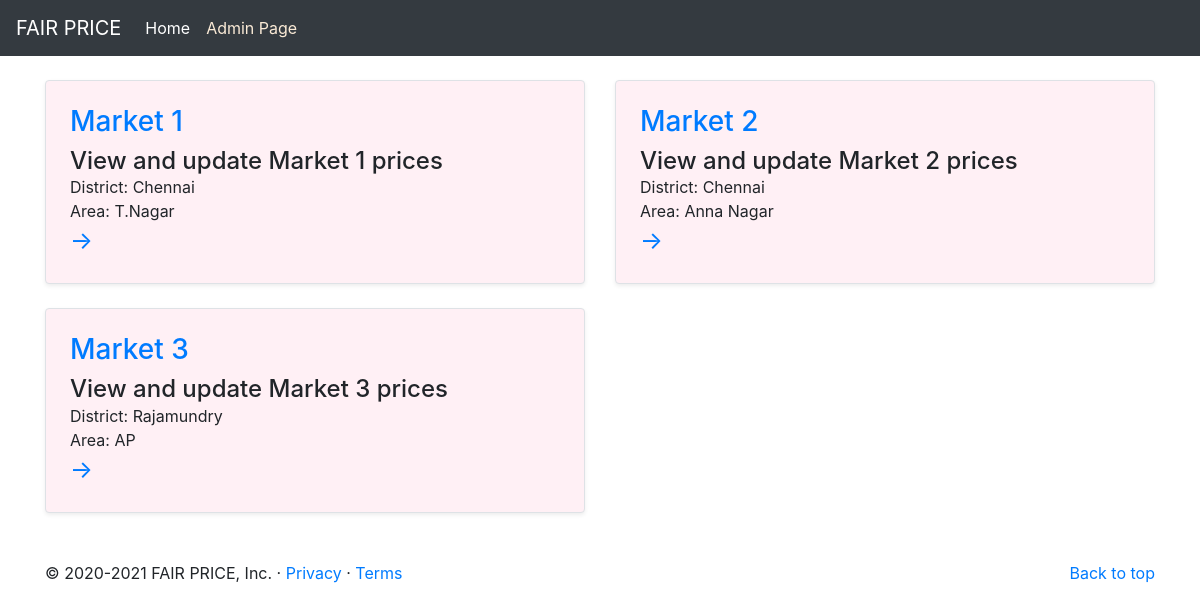
The page /markets/ on the database as committed earlier.
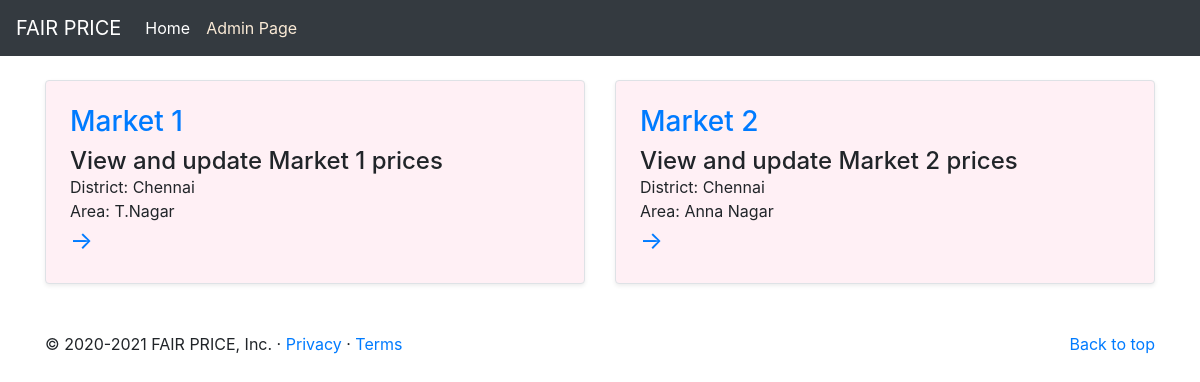
The same page on the database as committed later.
### markets/models.py (models this page shows, shortened)
class Markets(models.Model):
    market_name = models.CharField(max_length=200)
    district = models.CharField(max_length=200)
    area = models.CharField(max_length=200)
    class Meta:
        db_table = 'markets'

### markets/views.py (the view)
# urls.py: path('', views.index, name='index'),
def index(request):
    markets = Markets.objects.all()
    return render(request, 'markets/index.html', {"markets": markets})

### templates/markets/index.html (shortened to what this page needs)
{% extends 'base.html' %}
{% block content %}
<div class="row mb-2">
    {% if markets %}
    {% for m in markets %}
    <div class="col-md-6">
        <div
            class="row no-gutters border rounded overflow-hidden flex-md-row mb-4 shadow-sm h-md-250 position-relative markets-card">
            <div class="col p-4 d-flex flex-column position-static">
                <h3 class="d-inline-block mb-2 text-primary">{{ m.market_name }}</h3>
                <h4 class="mb-0">View and update {{ m.market_name }} prices</h4>
                <p class="card-text mb-auto">District: {{ m.district }}</p>
                <p class="card-text mb-auto">Area: {{ m.area }}</p>
                <a href="{% url 'markets:categories' m.id %}" class="stretched-link arrow">→</a>
            </div>
        </div>
    </div>
    {% endfor %}
    {% else %}
    <p>No Markets available in this app!</p>
    {% endif %}
</div>
{% endblock %}

Rows that differ between the two databases and show on the page:
removed Markets: market_name "Market 3", district "Rajamundry", area "AP"
